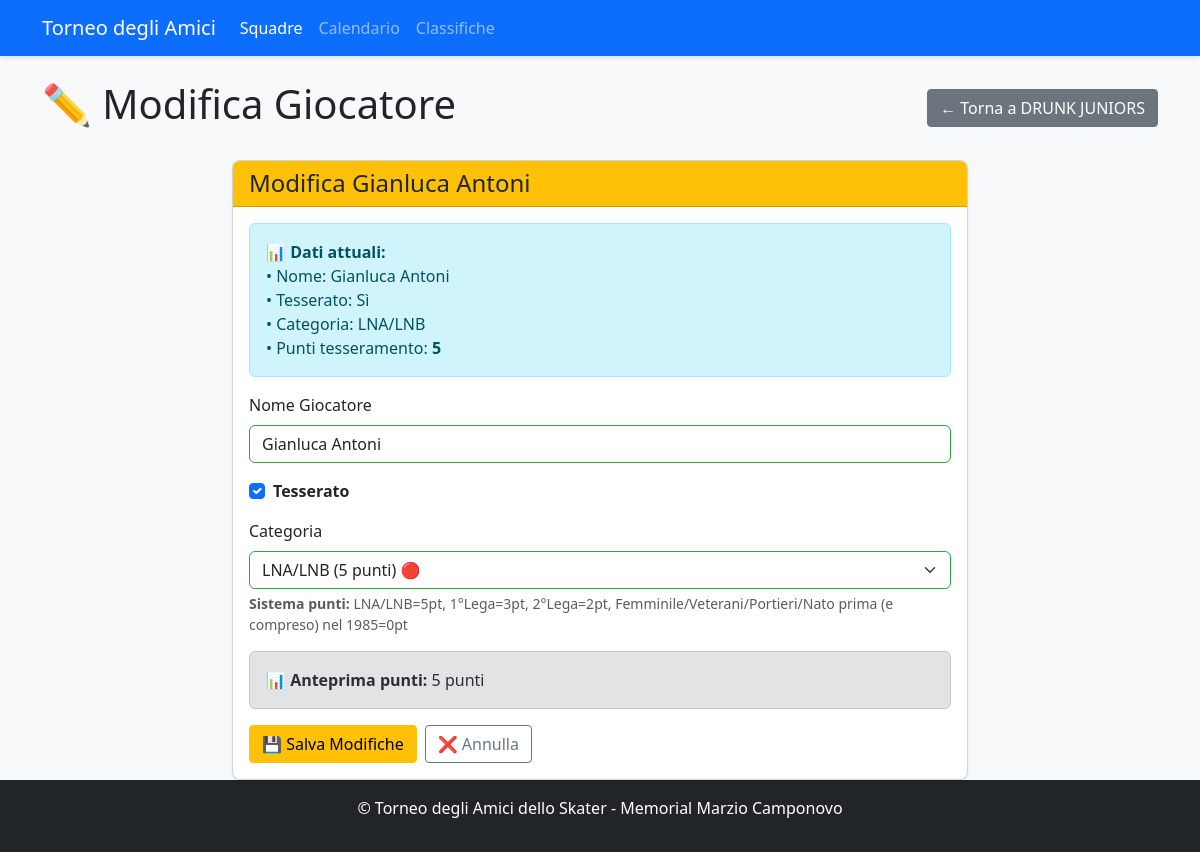
/player/174/edit, run on the app's committed database.
### app.py (models this page shows, shortened)
class Team(db.Model):
    id = db.Column(db.Integer, primary_key=True)
    name = db.Column(db.String(100), nullable=False, unique=True)
    group = db.Column(db.String(1))  # A, B, C, or D
    group_order = db.Column(db.Integer, default=0)  # NUOVO CAMPO per l'ordinamento nel girone
    players = db.relationship('Player', backref='team', lazy=True)
    matches = db.relationship(
        'Match',
        primaryjoin="or_(Team.id == Match.team1_id, Team.id == Match.team2_id)",
        lazy=True,
        overlaps="team1,team2"
    )
    wins = db.Column(db.Integer, default=0)
    losses = db.Column(db.Integer, default=0)
    draws = db.Column(db.Integer, default=0)
    goals_for = db.Column(db.Integer, default=0)
    goals_against = db.Column(db.Integer, default=0)
    points = db.Column(db.Integer, default=0)

class Player(db.Model):
    id = db.Column(db.Integer, primary_key=True)
    name = db.Column(db.String(100), nullable=False)
    team_id = db.Column(db.Integer, db.ForeignKey('team.id'), nullable=False)
    is_registered = db.Column(db.Boolean, default=False)
    category = db.Column(db.String(100))  # LNA/LNB, 1a Lega, 2a Lega, Non tesserato
    goals = db.Column(db.Integer, default=0)
    assists = db.Column(db.Integer, default=0)
    penalties = db.Column(db.Integer, default=0)
    @property
    def registration_points(self):
        if not self.is_registered:
            return 0  # Non tesserato = 0 punti
        points_map = {
            'LNA/LNB': 5,     # LNA/LNB = 5 punti
            '1a Lega': 3,     # 1° Lega = 3 punti
            '2a Lega': 2,     # 2° Lega = 2 punti
            'Femminile': 0,   # Femminile = 0 punti
            'Veterani': 0,     # Veterani = 0 punti
            'Portiere': 0,     # Portiere = 0 punti
            'Old': 0
        }
        return points_map.get(self.category, 0)  # Default 0 punti se categoria non riconosciuta

class TournamentSettings(db.Model):
    __tablename__ = 'tournament_settings'
    id = db.Column(db.Integer, primary_key=True)
    tournament_start_date = db.Column(db.Date)
    qualification_day1 = db.Column(db.Date)
    qualification_day2 = db.Column(db.Date)
    quarterfinals_ml_date = db.Column(db.Date)
    quarterfinals_bl_date = db.Column(db.Date)
    semifinals_ml_date = db.Column(db.Date)
    semifinals_bl_date = db.Column(db.Date)
    finals_date = db.Column(db.Date)
    qualification_times = db.Column(db.Text)  # JSON array
    playoff_times = db.Column(db.Text)       # JSON array
    final_times_ml = db.Column(db.Text)      # JSON array
    final_times_bl = db.Column(db.Text)      # JSON array
    max_teams = db.Column(db.Integer, default=16)
    teams_per_group = db.Column(db.Integer, default=4)
    max_registration_points = db.Column(db.Integer, default=20)
    min_players_per_team = db.Column(db.Integer, default=8)
    max_players_per_team = db.Column(db.Integer, default=15)
    points_win = db.Column(db.Integer, default=3)
    points_draw = db.Column(db.Integer, default=1)
    points_loss = db.Column(db.Integer, default=0)
    registration_categories = db.Column(db.Text)  # JSON object
    playoff_system = db.Column(db.String(50), default='standard')  # standard, custom
    quarterfinal_matchups = db.Column(db.Text)  # JSON array
    tournament_name = db.Column(db.String(200), default='Torneo degli Amici dello Skater')
    auto_update_playoffs = db.Column(db.Boolean, default=True)
    maintenance_mode = db.Column(db.Boolean, default=False)
    created_at = db.Column(db.DateTime, default=datetime.utcnow)
    updated_at = db.Column(db.DateTime, default=datetime.utcnow, onupdate=datetime.utcnow)

### app.py (the view, shortened to what this page needs)
@app.route('/player/<int:player_id>/edit', methods=['GET', 'POST'])
def edit_player(player_id):
    player = Player.query.get_or_404(player_id)
    return render_template('edit_player.html', player=player)

### app.py (called while the page is built, shortened)
@app.teardown_appcontext
def cleanup_db(error):
    if error:
        db.session.rollback()
    db.session.remove()

def get_tournament_dates():
    try:
        if db.inspect(db.engine).has_table('tournament_settings'):
            settings = TournamentSettings.query.first()
            if settings and settings.qualification_day1:
                return {
                    'qualification_day1': settings.qualification_day1,
                    'qualification_day2': settings.qualification_day2,
                    'quarterfinals_ml': settings.quarterfinals_ml_date,
                    'quarterfinals_bl': settings.quarterfinals_bl_date,
                    'semifinals_ml': settings.semifinals_ml_date,
                    'semifinals_bl': settings.semifinals_bl_date,
                    'finals': settings.finals_date
                }
    except Exception as e:
        print(f"Errore nel recupero date da settings: {e}")

@app.context_processor
def inject_tournament_dates():
    try:
        formatted_dates = format_tournament_dates()
        return {'tournament_dates': formatted_dates}
    except Exception as e:
        current_year = datetime.now().year
        return {
            'tournament_dates': {
                'qualification_day1': {
                    'date': datetime(current_year, 7, 13).date(),
                    'formatted': f'13/07/{current_year}',
                    'day_name_it': 'Sabato'
                },
                'qualification_day2': {
                    'date': datetime(current_year, 7, 14).date(),
                    'formatted': f'14/07/{current_year}',
                    'day_name_it': 'Domenica'
                }
            }
        }

### templates/edit_player.html (shortened to what this page needs)
<!DOCTYPE html>
<html lang="it">
<head>
    <link rel="stylesheet" href="https://cdn.jsdelivr.net/npm/bootstrap@5.3.0/dist/css/bootstrap.min.css">
    <link rel="stylesheet" href="{{ url_for('static', filename='style.css') }}">
</head>
<body class="d-flex flex-column min-vh-100">
    <nav class="navbar navbar-expand-lg navbar-dark bg-primary">
        <div class="container">
            <a class="navbar-brand" href="{{ url_for('index') }}">Torneo degli Amici</a>
            <div class="collapse navbar-collapse" id="navbarNav">
                <ul class="navbar-nav">
                    <li class="nav-item">
                        <a class="nav-link active" href="{{ url_for('teams') }}">Squadre</a>
                    </li>
                    <li class="nav-item">
                        <a class="nav-link" href="{{ url_for('schedule') }}">Calendario</a>
                    </li>
                    <li class="nav-item">
                        <a class="nav-link" href="{{ url_for('standings') }}">Classifiche</a>
                    </li>
                </ul>
            </div>
        </div>
    </nav>
    <div class="container mt-4">
        <div class="d-flex justify-content-between align-items-center">
            <h1>✏️ Modifica Giocatore</h1>
            <a href="{{ url_for('team_detail', team_id=player.team_id) }}" class="btn btn-secondary">
                ← Torna a {{ player.team.name }}
            </a>
        </div>
        <div class="row mt-4">
            <div class="col-md-8 mx-auto">
                <div class="card">
                    <div class="card-header bg-warning text-dark">
                        <h4 class="mb-0">Modifica {{ player.name }}</h4>
                    </div>
                    <div class="card-body">
                        <div class="alert alert-info">
                            <strong>📊 Dati attuali:</strong><br>
                            • Nome: {{ player.name }}<br>
                            • Tesserato: {{ 'Sì' if player.is_registered else 'No' }}<br>
                            • Categoria: {{ player.category or 'N/A' }}<br>
                            • Punti tesseramento: <strong>{{ player.registration_points }}</strong>
                        </div>
                        <form method="post">
                            <div class="mb-3">
                                <label for="player_name" class="form-label">Nome Giocatore</label>
                                <input type="text" class="form-control" id="player_name" name="player_name"
                                       value="{{ player.name }}" required>
                            </div>
                            <div class="mb-3 form-check">
                                <input type="checkbox" class="form-check-input" id="is_registered" name="is_registered"
                                       {% if player.is_registered %}checked{% endif %}>
                                <label class="form-check-label" for="is_registered">
                                    <strong>Tesserato</strong>
                                </label>
                            </div>
                            <div class="mb-3" id="category_div" {% if not player.is_registered %}style="display: none;"{% endif %}>
                                <label for="category" class="form-label">Categoria</label>
                                <select class="form-select" id="category" name="category">
                                    <option value="LNA/LNB" {% if player.category == 'LNA/LNB' %}selected{% endif %}>
                                        LNA/LNB (5 punti) 🔴
                                    </option>
                                </select>
                                <div class="form-text">
                                    <strong>Sistema punti:</strong> LNA/LNB=5pt, 1°Lega=3pt, 2°Lega=2pt, Femminile/Veterani/Portieri/Nato prima (e compreso) nel {{ tournament_dates.qualification_day1.date.year - 40 }}=0pt
                                </div>
                            </div>
                            <div class="alert alert-secondary" id="points_preview">
                                <strong>📊 Anteprima punti:</strong> <span id="preview_points">{{ player.registration_points }}</span> punti
                            </div>
                            <div class="d-flex gap-2">
                                <button type="submit" class="btn btn-warning">
                                    💾 Salva Modifiche
                                </button>
                                <a href="{{ url_for('team_detail', team_id=player.team_id) }}" class="btn btn-outline-secondary">
                                    ❌ Annulla
                                </a>
                            </div>
                        </form>
                    </div>
                </div>
            </div>
        </div>
    </div>
    <footer class="bg-dark text-white py-3 mt-auto">
        <div class="container text-center">
            <p>© Torneo degli Amici dello Skater - Memorial Marzio Camponovo</p>
        </div>
    </footer>
</body>
</html>

### static/style.css (style rules this page uses)
body { font-family: "Segoe UI", Tahoma, Geneva, Verdana, sans-serif; background-color: #f8f9fa; }
.navbar { box-shadow: 0 2px 4px rgba(0, 0, 0, 0.1); }
.card { box-shadow: 0 2px 4px rgba(0, 0, 0, 0.05); border-radius: 8px; overflow: hidden; }
.card-header { font-weight: 600; }
.btn { border-radius: 4px; }
footer { margin-top: 2rem; }
.form-control:valid, .form-select:valid { border-color: #28a745; }
.btn { transition: all 0.3s ease; }

### data on the page
Team: team.name "DRUNK JUNIORS"
Player: name "Gianluca Antoni", is_registered "Sì", category "LNA/LNB", registration_points "5", player_name "Gianluca Antoni", is_registered "☑", category "LNA/LNB (5 punti) 🔴"
TournamentSettings: tournament_dates.qualification_day1.date.year-40 "1985"
